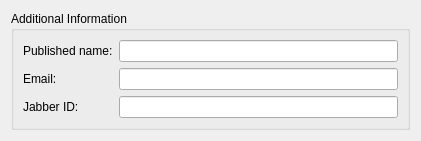
<?xml version="1.0" encoding="UTF-8"?>
<ui version="4.0">
 <class>SalutAdvancedOptionsWidget</class>
 <widget class="QWidget" name="SalutAdvancedOptionsWidget">
  <property name="geometry">
   <rect>
    <x>0</x>
    <y>0</y>
    <width>421</width>
    <height>118</height>
   </rect>
  </property>
  <layout class="QVBoxLayout" name="verticalLayout">
   <item>
    <widget class="QGroupBox" name="additionalGroupBox">
     <property name="title">
      <string>Additional Information</string>
     </property>
     <layout class="QFormLayout" name="formLayout_6">
      <property name="fieldGrowthPolicy">
       <enum>QFormLayout::ExpandingFieldsGrow</enum>
      </property>
      <item row="0" column="0">
       <widget class="QLabel" name="pubnameLabel">
        <property name="text">
         <string>Published name:</string>
        </property>
       </widget>
      </item>
      <item row="0" column="1">
       <widget class="KLineEdit" name="pubnameLineEdit">
        <property name="toolTip">
         <string/>
        </property>
       </widget>
      </item>
      <item row="1" column="0">
       <widget class="QLabel" name="emailLabel">
        <property name="text">
         <string>Email:</string>
        </property>
       </widget>
      </item>
      <item row="1" column="1">
       <widget class="KLineEdit" name="emailLineEdit">
        <property name="toolTip">
         <string/>
        </property>
       </widget>
      </item>
      <item row="2" column="0">
       <widget class="QLabel" name="jidLabel">
        <property name="text">
         <string>Jabber ID:</string>
        </property>
       </widget>
      </item>
      <item row="2" column="1">
       <widget class="KLineEdit" name="jidLineEdit">
        <property name="toolTip">
         <string/>
        </property>
       </widget>
      </item>
     </layout>
    </widget>
   </item>
  </layout>
 </widget>
 <customwidgets>
  <customwidget>
   <class>KLineEdit</class>
   <extends>QLineEdit</extends>
   <header>klineedit.h</header>
  </customwidget>
 </customwidgets>
 <resources/>
 <connections/>
</ui>
